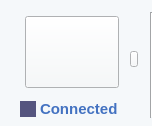
              <widget class="QWidget" name="widget" native="true">
               <property name="sizePolicy">
                <sizepolicy hsizetype="Fixed" vsizetype="Fixed">
                 <horstretch>0</horstretch>
                 <verstretch>0</verstretch>
                </sizepolicy>
               </property>
               <property name="minimumSize">
                <size>
                 <width>152</width>
                 <height>126</height>
                </size>
               </property>
               <property name="maximumSize">
                <size>
                 <width>152</width>
                 <height>126</height>
                </size>
               </property>
               <property name="styleSheet">
                <string notr="true">background-color: rgb(170, 255, 0);
background-color: rgb(245, 248, 250);</string>
               </property>
               <widget class="QToolButton" name="OnScopeCamButton">
                <property name="geometry">
                 <rect>
                  <x>25</x>
                  <y>16</y>
                  <width>94</width>
                  <height>72</height>
                 </rect>
                </property>
                <property name="styleSheet">
                 <string notr="true">border-image: url(:/online/Asset 14.png);</string>
                </property>
                <property name="text">
                 <string/>
                </property>
               </widget>
               <widget class="QPushButton" name="OnScopeShowButton">
                <property name="geometry">
                 <rect>
                  <x>130</x>
                  <y>51</y>
                  <width>8</width>
                  <height>16</height>
                 </rect>
                </property>
                <property name="sizePolicy">
                 <sizepolicy hsizetype="Fixed" vsizetype="Fixed">
                  <horstretch>0</horstretch>
                  <verstretch>0</verstretch>
                 </sizepolicy>
                </property>
                <property name="minimumSize">
                 <size>
                  <width>8</width>
                  <height>16</height>
                 </size>
                </property>
                <property name="maximumSize">
                 <size>
                  <width>8</width>
                  <height>16</height>
                 </size>
                </property>
                <property name="styleSheet">
                 <string notr="true">border-image: url(:/online/Arrow.png);</string>
                </property>
                <property name="text">
                 <string/>
                </property>
               </widget>
               <widget class="QWidget" name="OnScopeCamSign" native="true">
                <property name="geometry">
                 <rect>
                  <x>20</x>
                  <y>101</y>
                  <width>16</width>
                  <height>16</height>
                 </rect>
                </property>
                <property name="minimumSize">
                 <size>
                  <width>16</width>
                  <height>16</height>
                 </size>
                </property>
                <property name="maximumSize">
                 <size>
                  <width>16</width>
                  <height>16</height>
                 </size>
                </property>
                <property name="styleSheet">
                 <string notr="true">background-color: rgb(85, 85, 127);</string>
                </property>
               </widget>
               <widget class="QLabel" name="OnScopeCamStatusLabel">
                <property name="geometry">
                 <rect>
                  <x>40</x>
                  <y>101</y>
                  <width>97</width>
                  <height>16</height>
                 </rect>
                </property>
                <property name="font">
                 <font>
                  <family>Arial</family>
                  <pointsize>11</pointsize>
                  <weight>75</weight>
                  <bold>true</bold>
                 </font>
                </property>
                <property name="styleSheet">
                 <string notr="true">color: rgb(67, 114, 193);</string>
                </property>
                <property name="text">
                 <string>Connected</string>
                </property>
               </widget>
               <widget class="Line" name="line">
                <property name="geometry">
                 <rect>
                  <x>150</x>
                  <y>12</y>
                  <width>2</width>
                  <height>106</height>
                 </rect>
                </property>
                <property name="sizePolicy">
                 <sizepolicy hsizetype="Fixed" vsizetype="Fixed">
                  <horstretch>0</horstretch>
                  <verstretch>0</verstretch>
                 </sizepolicy>
                </property>
                <property name="minimumSize">
                 <size>
                  <width>2</width>
                  <height>106</height>
                 </size>
                </property>
                <property name="maximumSize">
                 <size>
                  <width>2</width>
                  <height>106</height>
                 </size>
                </property>
                <property name="orientation">
                 <enum>Qt::Vertical</enum>
                </property>
               </widget>
              </widget>
